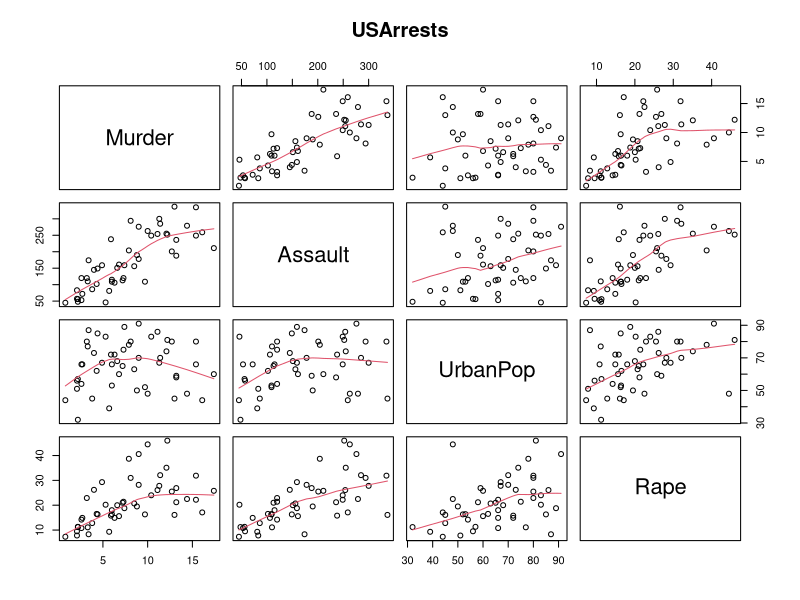

Write the R code that produced this figure.
summary(USArrests)
require(graphics)
pairs(USArrests, panel = panel.smooth, main = "USArrests")
USArrests["Maryland", "UrbanPop"] 
UA.C <- USArrests
UA.C["Maryland", "UrbanPop"] <- 80.6
s5u <- c("Colorado", "Florida", "Mississippi", "Wyoming")
s5d <- c("Nebraska", "Pennsylvania")
UA.C[s5u, "UrbanPop"] <- UA.C[s5u, "UrbanPop"] + 1.5
UA.C[s5d, "UrbanPop"] <- UA.C[s5d, "UrbanPop"] - 1.5